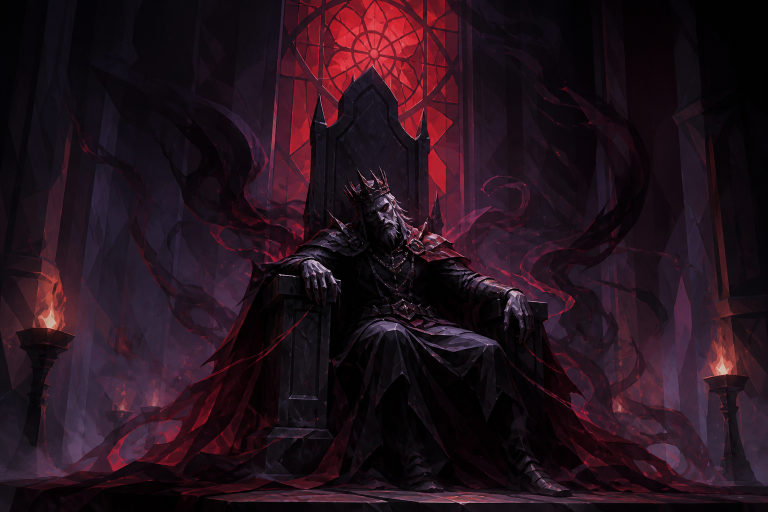
#> input picture context/design/menu-assets/act0-prologue-02-whisper-glass.png, 1536 x 1024 px, given in place of glass-menu-panel-frame.png, which was not available (shown at 1/2 size)
$ python _prepare_glass_chrome.py
#> lines starting #> are read from the running program, lines starting #| are printed output that depends on the picture; pictures that were not available may be replaced by others from this repository, and a replacement may not be noted
"""Prepare stained-glass menu chrome for runtime use.

The previous green-screen chrome had chroma-key green baked into its RGB (up to 5.8% of the
visible pixels on the secondary button), so no alpha despill could clean it. These plates are
generated full-bleed and opaque instead: nothing is keyed, so nothing can fringe.

Per asset this pass trims generated letterbox bands, forces alpha to 255, resamples to a size
close to its on-screen use, and reports any residual green so a bad generation is caught here
rather than in-engine.

Run: python context/design/menu-assets/_prepare_glass_chrome.py
"""
from __future__ import annotations

from dataclasses import dataclass
from pathlib import Path

import numpy as np
from PIL import Image

HERE = Path(__file__).resolve().parent
REPO = HERE.parents[2]
RAW = HERE / "glass" / "raw"
DESIGN_OUT = HERE / "glass"
RUNTIME_OUT = REPO / "samples" / "open-world-rpg" / "assets" / "ui" / "menu"

TRIM_LUMA = 20.0
MIN_TRIM_PX = 24


@dataclass(frozen=True)
class Chrome:
    name: str
    target_width: int  # height follows the trimmed aspect


ASSETS = [
    Chrome("glass-menu-panel-frame", 700),
    Chrome("glass-menu-btn-primary", 768),
    Chrome("glass-menu-btn-secondary", 768),
    Chrome("glass-menu-title-plate", 760),
]


def trim_letterbox(arr: np.ndarray) -> np.ndarray:
    """Drop flat near-black bands the generator adds around a non-matching aspect."""
    luma = 0.2126 * arr[..., 0] + 0.7152 * arr[..., 1] + 0.0722 * arr[..., 2]
    rows = np.percentile(luma, 97, axis=1)
    cols = np.percentile(luma, 97, axis=0)

    def bounds(profile: np.ndarray) -> tuple[int, int]:
        lit = np.where(profile >= TRIM_LUMA)[0]
        if not len(lit):
            return 0, len(profile)
        lo = int(lit[0]) if int(lit[0]) >= MIN_TRIM_PX else 0
        hi_gap = len(profile) - 1 - int(lit[-1])
        hi = int(lit[-1]) + 1 if hi_gap >= MIN_TRIM_PX else len(profile)
        return lo, hi

    y0, y1 = bounds(rows)
    x0, x1 = bounds(cols)
    return arr[y0:y1, x0:x1]


def green_report(arr: np.ndarray) -> str:
    r = arr[..., 0].astype(int)
    g = arr[..., 1].astype(int)
    b = arr[..., 2].astype(int)
    greenish = (g > r + 25) & (g > b + 25)
    return f"green={greenish.sum()} ({greenish.mean() * 100:.2f}%)"


def prepare(chrome: Chrome) -> None:
    source = RAW / f"{chrome.name}.png"
    arr = np.array(Image.open(source).convert("RGBA"))
    trimmed = trim_letterbox(arr)
    trimmed = trimmed.copy()
    trimmed[..., 3] = 255  # full-bleed plate: opaque everywhere, nothing keyed

    height = max(1, round(trimmed.shape[0] * chrome.target_width / trimmed.shape[1]))
    image = Image.fromarray(trimmed).resize((chrome.target_width, height), Image.LANCZOS)

    print(f"{chrome.name}: raw={arr.shape[1]}x{arr.shape[0]} "
          f"trimmed={trimmed.shape[1]}x{trimmed.shape[0]} out={image.size[0]}x{image.size[1]} "
          f"{green_report(np.array(image))}")
    for directory in (DESIGN_OUT, RUNTIME_OUT):
        directory.mkdir(parents=True, exist_ok=True)
        image.save(directory / f"{chrome.name}.png")


def main() -> None:
    for chrome in ASSETS:
        prepare(chrome)
#> in trim_letterbox, `luma = 0.2126 * arr[..., 0] + 0.7152 * arr[..., 1] + 0.0722 * arr[...,..`:
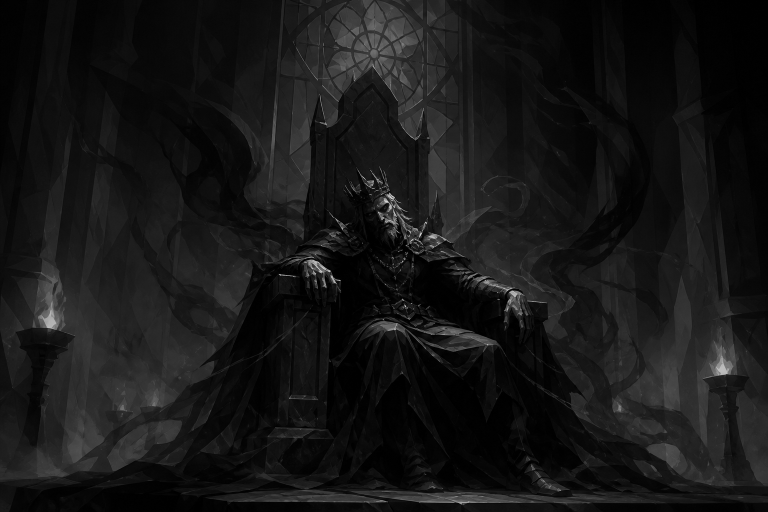
#> luma: shape (1024, 1536) float64 (shown at 1/2 size); min 0, max 241.6, mean 22.6
#> in trim_letterbox, `rows = np.percentile(luma, 97, axis=1)`: rows = 1024 values, max 160.2 at index 1004, min 19.63 at index 1023, mean 65.89
#> in trim_letterbox, `cols = np.percentile(luma, 97, axis=0)`: cols = 1536 values, max 170.8 at index 101, min 32.86 at index 1201, mean 63.39
#> in bounds, `lit = np.where(profile >= TRIM_LUMA)[0]`: lit = 1023 values from 0 to 1022
#> in bounds, `lo = int(lit[0]) if int(lit[0]) >= MIN_TRIM_PX else 0`: lo = 0
#> in bounds, `hi_gap = len(profile) - 1 - int(lit[-1])`: hi_gap = 1
#> in bounds, `hi = int(lit[-1]) + 1 if hi_gap >= MIN_TRIM_PX else len(profile)`: hi = 1024
#> in trim_letterbox, `y0, y1 = bounds(rows)`: y0 = 0; y1 = 1024
#> in trim_letterbox, `x0, x1 = bounds(cols)`: x0 = 0; x1 = 1536
#> in prepare, `image = Image.fromarray(trimmed).resize((chrome.target_width, height),..`:
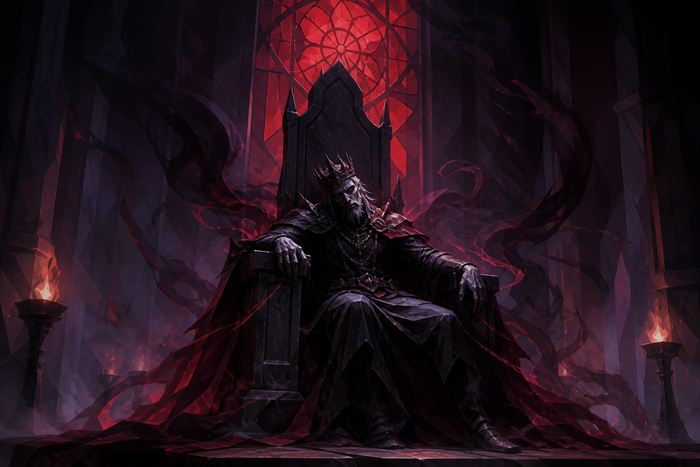
#> image: PIL image 700x467 RGBA; mean R, G, B, A 36.5, 18, 27.6, 255
#> in green_report, `r = arr[..., 0].astype(int)`:
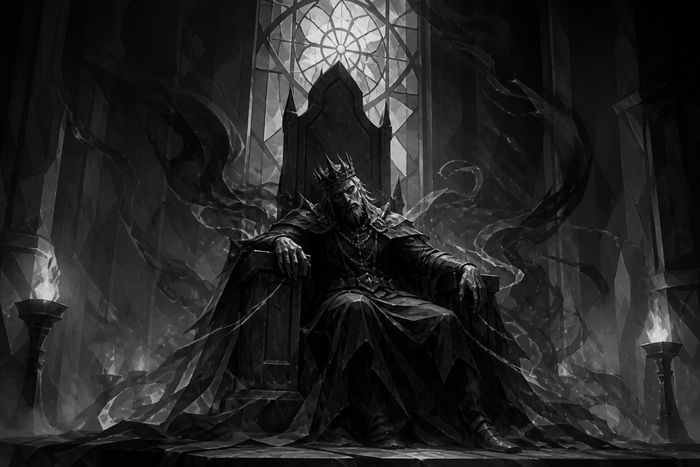
#> r: shape (467, 700) int64; min 0, max 249, mean 36.5
#> in green_report, `g = arr[..., 1].astype(int)`:
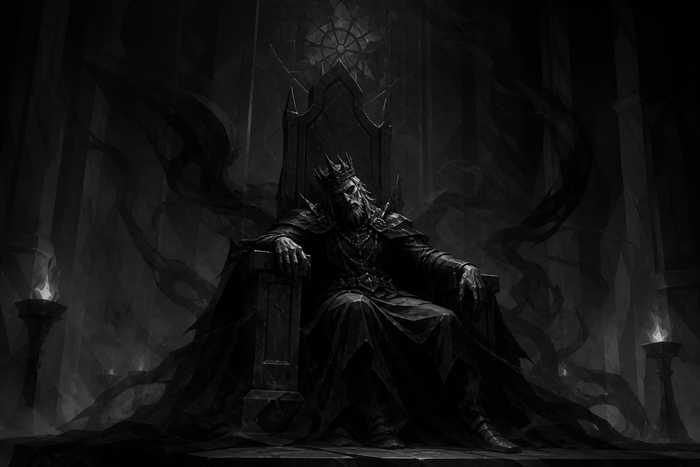
#> g: shape (467, 700) int64; min 0, max 219, mean 18
#> in green_report, `b = arr[..., 2].astype(int)`:
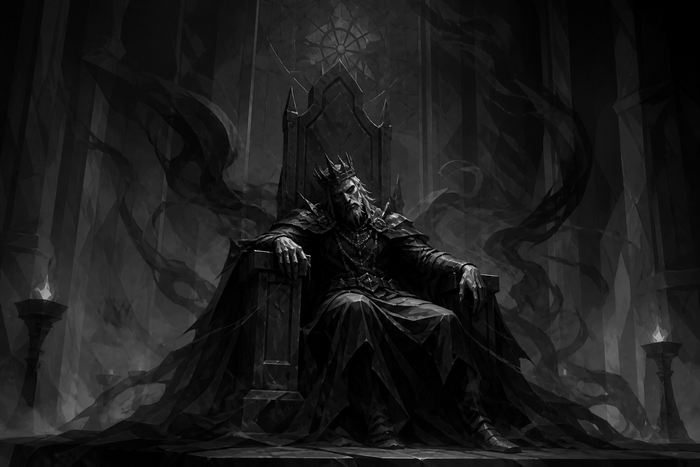
#> b: shape (467, 700) int64; min 0, max 230, mean 27.6
#> in green_report, `greenish = (g > r + 25) & (g > b + 25)`: greenish: shape (467, 700) bool; every value is 0
#| glass-menu-panel-frame: raw=1536x1024 trimmed=1536x1024 out=700x467 green=0 (0.00%)
#> pass 2 of the loop in main, `for chrome in ASSETS:`:
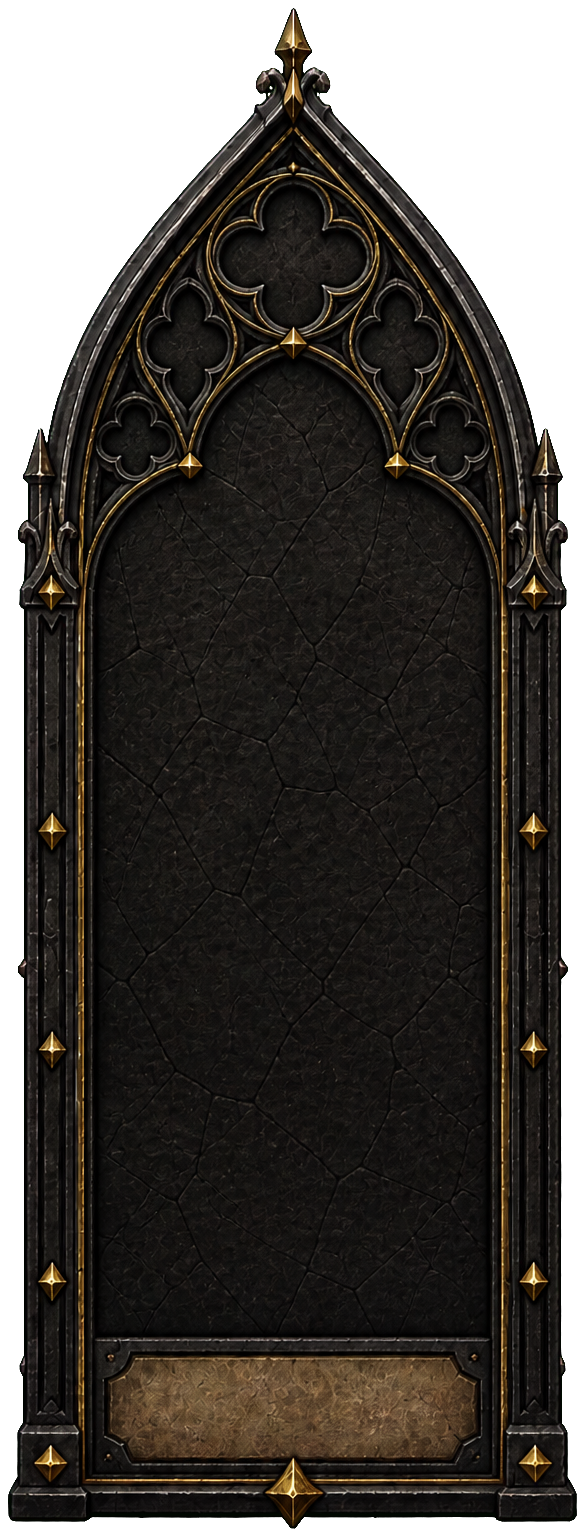
#> input picture context/design/menu-assets/creation-glass-appearance-panel-v2.png, 585 x 1535 px, given in place of glass-menu-btn-primary.png, which was not available
#> in prepare, arr is the input picture: shape (1535, 585, 4); mean R, G, B, A 25.9, 22.2, 18.2, 196.8
#> in trim_letterbox (call 2), `luma = 0.2126 * arr[..., 0] + 0.7152 * arr[..., 1] + 0.0722 * arr[...,..`:
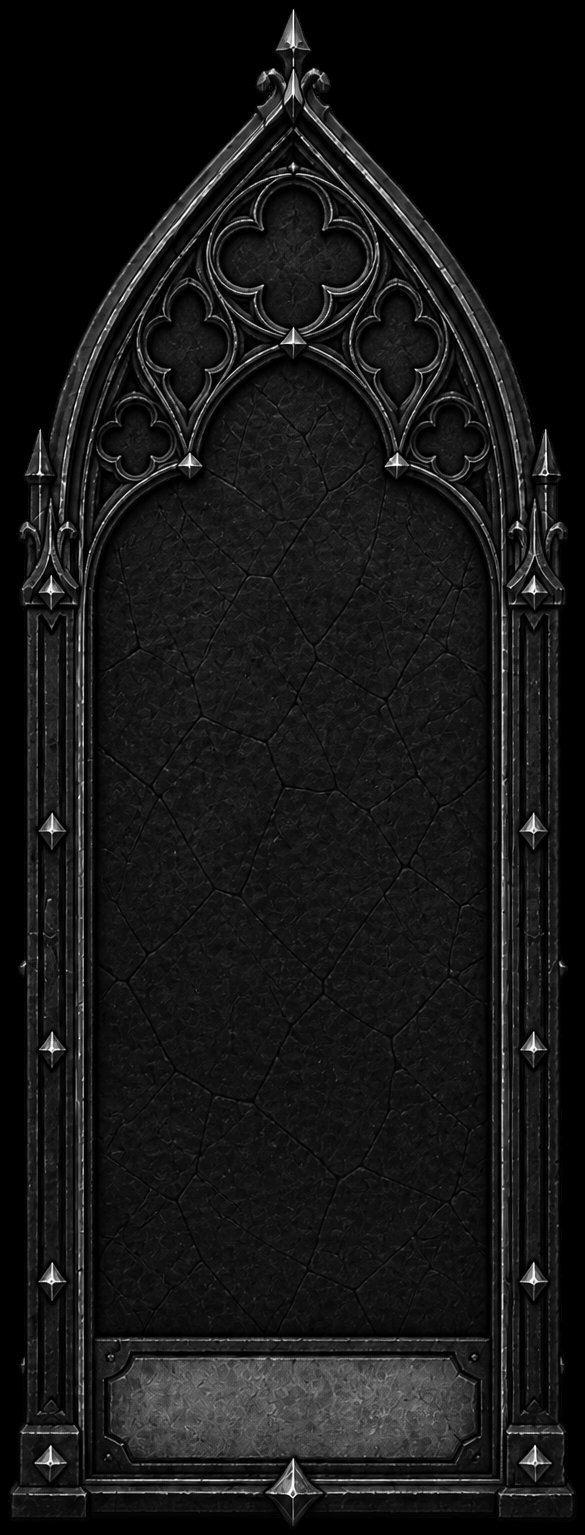
#> luma: shape (1535, 585) float64; min 0, max 255, mean 22.7
#> rows = 1535 values, max 223.5 at index 1463, min 0 at index 0, mean 77.37
#> cols = 585 values, max 251.3 at index 293, min 0 at index 0, mean 84.91
#> y0 = 29; y1 = 1535
#> x1 = 585
#> image: PIL image 768x1977 RGBA
#> r: shape (1977, 768) int64
#> g: shape (1977, 768) int64
#> in green_report (call 2), `b = arr[..., 2].astype(int)`:
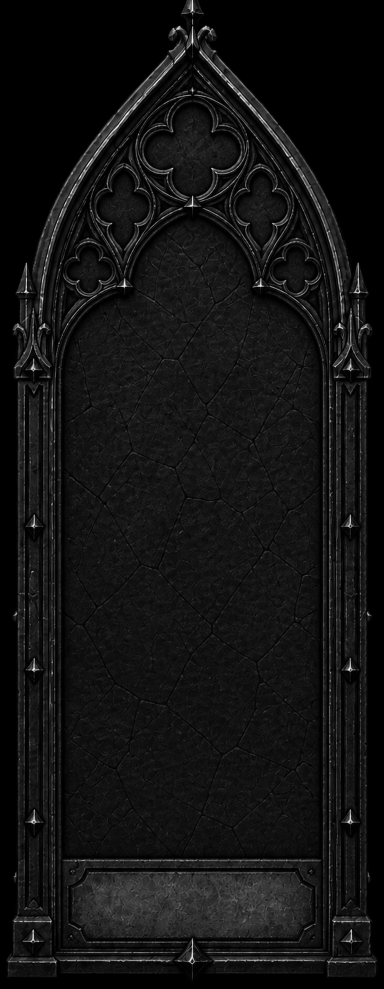
#> b: shape (1977, 768) int64 (shown at 1/2 size); min 0, max 255, mean 18.5
#> greenish: shape (1977, 768) bool; every value is 0
#| glass-menu-btn-primary: raw=585x1535 trimmed=585x1506 out=768x1977 green=0 (0.00%)


if __name__ == "__main__":
#> (the run stopped early here; a loop or call above may not have finished)
